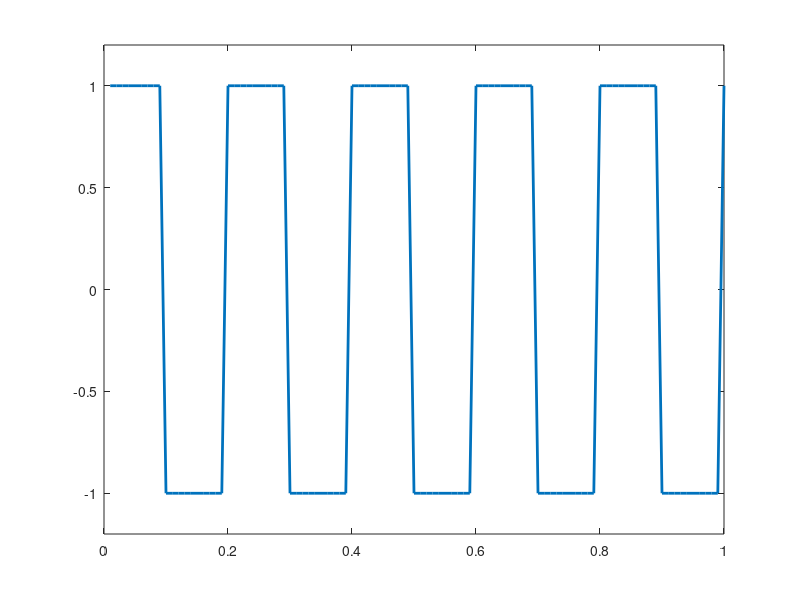
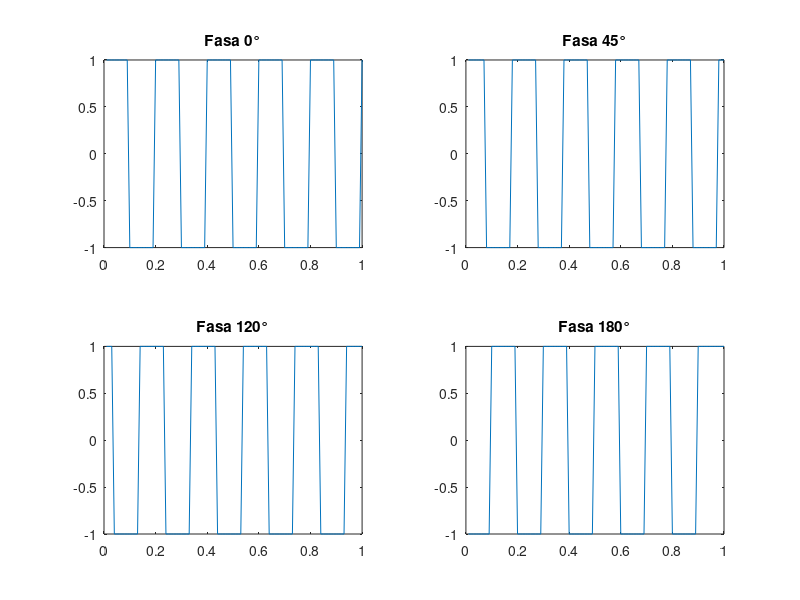
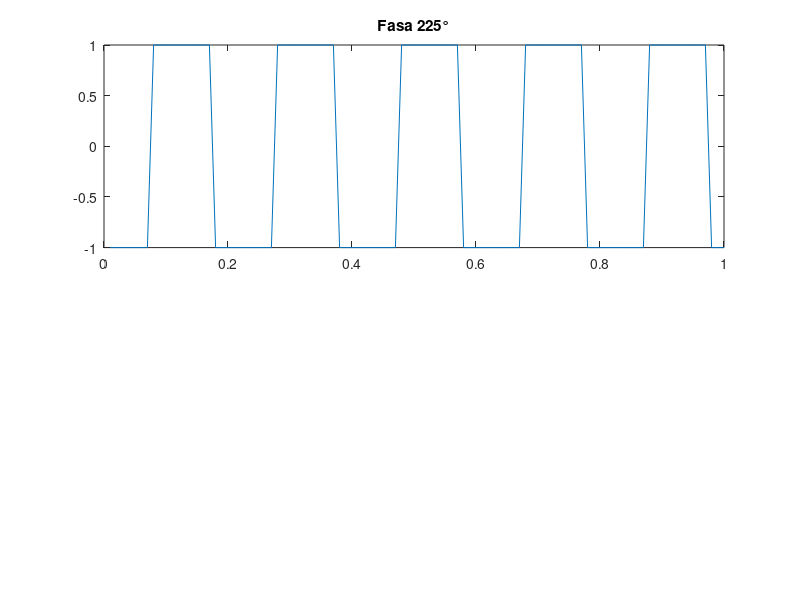
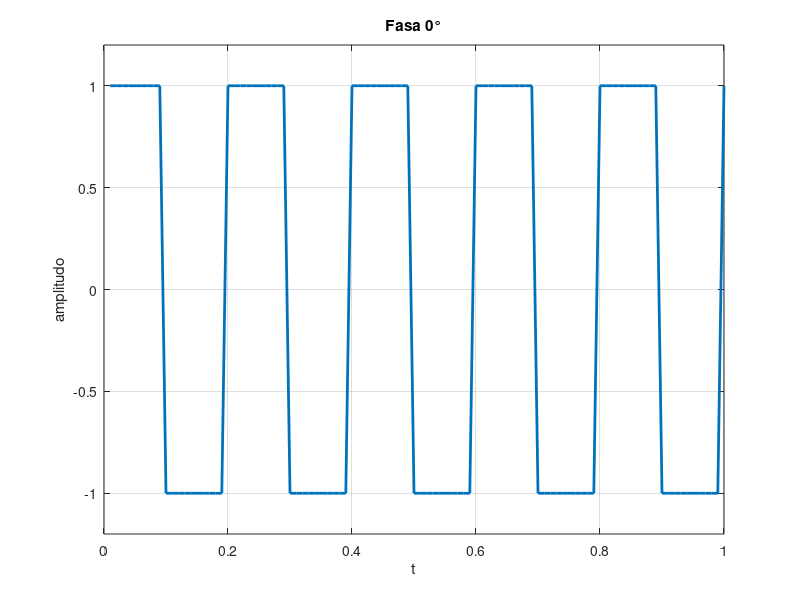

Write the MATLAB code that produced these figures, in order.
% Pembangkitan Sinyal Persegi
Fs = 100;
t = (1:100)/Fs;
s1 = square(2*pi*5*t);          % fasa 0°
plot(t, s1, 'linewidth', 2)
axis([0 1 -1.2 1.2])

s2 = square(2*pi*5*t + pi/4);   % fasa 45°
s3 = square(2*pi*5*t + 2*pi/3); % fasa 120°
s4 = square(2*pi*5*t + pi);     % fasa 180°
s5 = square(2*pi*5*t + 5*pi/4); % fasa 225°

figure;
subplot(2, 2, 1)
plot(t, s1)
title('Fasa 0°')

subplot(2, 2, 2)
plot(t, s2)
title('Fasa 45°')

subplot(2, 2, 3)
plot(t, s3)
title('Fasa 120°')

subplot(2, 2, 4)
plot(t, s4)
title('Fasa 180°')

figure;
subplot(2, 1, 1)
plot(t, s5)
title('Fasa 225°')

% Edited
Fs = 100;
t = (1:100) / Fs;

fasa = [0, pi/4, 2*pi/3, pi, 3*pi/4];
titles = {'Fasa 0°', 'Fasa 45°', 'Fasa 120°', 'Fasa 180°', 'Fasa 225°'};

for i = 1:length(fasa)
    s = square(2 * pi * 5 * t + fasa(i));
    figure;
    plot(t, s, 'linewidth', 2);
    title(titles{i});
    xlabel('t');
    ylabel('amplitudo');
    axis([0 1 -1.2 1.2]);
    grid on;
end
